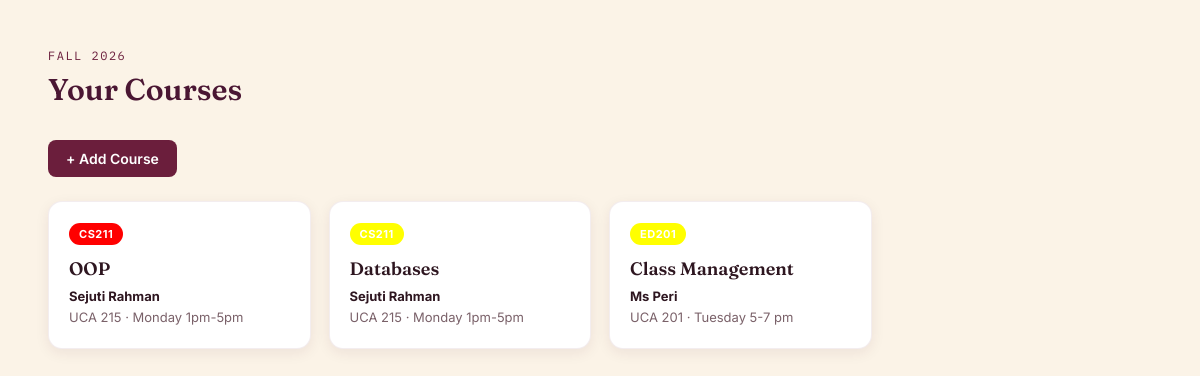
Page /courses/ on the committed database.
### main/models.py (models this page shows, shortened)
class Course(models.Model):
    GRADE_SCALE = [(93, 'A+', 4.5), (85, 'A', 4.0), (75, 'B+', 3.5), (65, 'B', 3.0),
                   (60, 'C+', 2.75), (50, 'C', 2.5), (40, 'D', 2.0), (0, 'F', 0)]
    color = models.CharField(max_length=100)
    semester = models.ForeignKey(Semester, on_delete=models.CASCADE)
    name = models.CharField(max_length=100)
    code = models.CharField(max_length=100)
    teacher = models.CharField(max_length=200)
    office = models.CharField(max_length=100)
    office_hours = models.CharField(max_length=100)
    syllabus = models.TextField()
    created_at = models.DateField(auto_now_add=True)
    class Meta:
        unique_together = ('semester', 'name')

### main/views.py (the view)
# urls.py: path('courses/', views.courses, name='courses'),
def courses(request):
    courses = Course.objects.all()
    return render(request, 'courses.html', {'courses': courses})

### templates/courses.html (shortened to what this page needs)
<!DOCTYPE html>
<html lang="en">
<head>
</head>
<body>
  <div class="eyebrow">Fall 2026</div>
  <h1>Your Courses</h1>
  <a href="{% url 'add_course' %}" style="display:inline-block; margin-bottom:24px; background: var(--burgundy); color:white; text-decoration:none; padding:10px 18px; border-radius:8px; font-family:'Inter',sans-serif; font-weight:600; font-size:14px;">+ Add Course</a>
  <div class="course-grid">
    {% for course in courses %}
      <div class="course-card">
        <span class="course-tag" style="background: {{ course.color }}">{{ course.code }}</span>
        <div class="course-name">{{ course.name }}</div>
        <div class="course-meta">
          <strong>{{ course.teacher }}</strong><br>
          {{ course.office }} · {{ course.office_hours }}
        </div>
      </div>
    {% empty %}
      <p class="empty-state">No courses added yet. Add some in the admin panel.</p>
    {% endfor %}
  </div>
</body>
</html>

### templates/courses.html (style rules this page uses)
:root { --paper: #FBF3E7; --paper-card: #FFFFFF; --burgundy: #6B1E3C; --burgundy-deep: #4A1633; --ink-text: #2E1620; --muted: #9C8089; --radius: 14px; }
* { box-sizing:border-box; margin:0; padding:0; }
body { background: var(--paper); color: var(--ink-text); font-family: 'Inter', sans-serif; padding: 48px; min-height: 100vh; }
.eyebrow { font-family:'IBM Plex Mono', monospace; font-size: 12px; letter-spacing: 1.5px; text-transform: uppercase; color: var(--burgundy); margin-bottom: 8px; }
h1 { font-family:'Fraunces', serif; font-weight: 600; font-size: 30px; color: var(--burgundy-deep); margin-bottom: 32px; }
.course-grid { display:grid; grid-template-columns: repeat(auto-fill, minmax(260px, 1fr)); gap: 18px; }
.course-card { background: var(--paper-card); color: var(--ink-text); border-radius: var(--radius); padding: 20px; border: 1px solid rgba(107,30,60,0.08); box-shadow: 0 4px 14px rgba(74,22,51,0.08); transition: transform 0.15s ease, box-shadow 0.15s ease; }
.course-tag { display:inline-block; font-size: 11px; font-weight: 700; text-transform: uppercase; letter-spacing: 0.5px; padding: 4px 10px; border-radius: 999px; color: white; margin-bottom: 12px; }
.course-name { font-family:'Fraunces', serif; font-weight: 600; font-size: 18px; margin-bottom: 6px; }
.course-meta { font-size: 13px; color: #7A6169; line-height: 1.6; }
.course-meta strong { color: var(--ink-text); }

### rows in the picture
Course: code "CS211", name "OOP", teacher "Sejuti Rahman", office "UCA 215", office_hours "Monday 1pm-5pm"
Course: code "CS211", name "Databases", teacher "Sejuti Rahman", office "UCA 215", office_hours "Monday 1pm-5pm"
Course: code "ED201", name "Class Management", teacher "Ms Peri", office "UCA 201", office_hours "Tuesday 5-7 pm"
